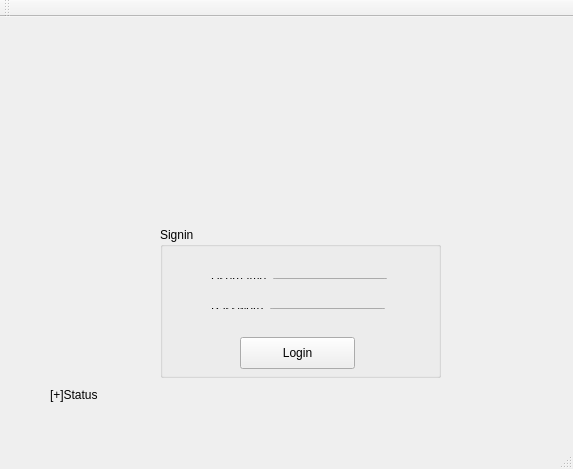
<?xml version="1.0" encoding="UTF-8"?>
<ui version="4.0">
 <class>Login</class>
 <widget class="QMainWindow" name="Login">
  <property name="geometry">
   <rect>
    <x>0</x>
    <y>0</y>
    <width>573</width>
    <height>469</height>
   </rect>
  </property>
  <property name="windowTitle">
   <string>Login</string>
  </property>
  <widget class="QWidget" name="centralWidget">
   <widget class="QGroupBox" name="groupBox">
    <property name="geometry">
     <rect>
      <x>160</x>
      <y>210</y>
      <width>281</width>
      <height>151</height>
     </rect>
    </property>
    <property name="title">
     <string>Signin</string>
    </property>
    <widget class="QPushButton" name="pushbutton_logon">
     <property name="geometry">
      <rect>
       <x>80</x>
       <y>110</y>
       <width>115</width>
       <height>32</height>
      </rect>
     </property>
     <property name="text">
      <string>Login</string>
     </property>
    </widget>
    <widget class="QWidget" name="layoutWidget_5">
     <property name="geometry">
      <rect>
       <x>40</x>
       <y>40</y>
       <width>198</width>
       <height>23</height>
      </rect>
     </property>
     <layout class="QHBoxLayout" name="horizontalLayout_username">
      <item>
       <widget class="QLabel" name="label_Username">
        <property name="text">
         <string>Username</string>
        </property>
       </widget>
      </item>
      <item>
       <widget class="QLineEdit" name="lineEdit_Username"/>
      </item>
     </layout>
    </widget>
    <widget class="QWidget" name="layoutWidget_6">
     <property name="geometry">
      <rect>
       <x>40</x>
       <y>70</y>
       <width>196</width>
       <height>23</height>
      </rect>
     </property>
     <layout class="QHBoxLayout" name="horizontalLayout_password">
      <item>
       <widget class="QLabel" name="label_Password">
        <property name="text">
         <string>Password</string>
        </property>
       </widget>
      </item>
      <item>
       <widget class="QLineEdit" name="lineEdit_Password">
        <property name="echoMode">
         <enum>QLineEdit::Password</enum>
        </property>
       </widget>
      </item>
     </layout>
    </widget>
   </widget>
   <widget class="QLabel" name="label_picture">
    <property name="geometry">
     <rect>
      <x>140</x>
      <y>20</y>
      <width>321</width>
      <height>179</height>
     </rect>
    </property>
    <property name="text">
     <string/>
    </property>
   </widget>
   <widget class="QLabel" name="label">
    <property name="geometry">
     <rect>
      <x>50</x>
      <y>370</y>
      <width>101</width>
      <height>16</height>
     </rect>
    </property>
    <property name="text">
     <string>[+]Status</string>
    </property>
   </widget>
  </widget>
  <widget class="QStatusBar" name="statusBar"/>
  <widget class="QToolBar" name="mainToolBar">
   <attribute name="toolBarArea">
    <enum>TopToolBarArea</enum>
   </attribute>
   <attribute name="toolBarBreak">
    <bool>false</bool>
   </attribute>
  </widget>
 </widget>
 <layoutdefault spacing="6" margin="11"/>
 <tabstops>
  <tabstop>lineEdit_Username</tabstop>
  <tabstop>lineEdit_Password</tabstop>
  <tabstop>pushbutton_logon</tabstop>
  <tabstop>pushButton_2</tabstop>
  <tabstop>lineEdit_username_2</tabstop>
  <tabstop>lineEdit_password_2</tabstop>
  <tabstop>lineEdit_password</tabstop>
  <tabstop>pushButton</tabstop>
  <tabstop>lineEdit_username</tabstop>
 </tabstops>
 <resources/>
 <connections/>
</ui>
